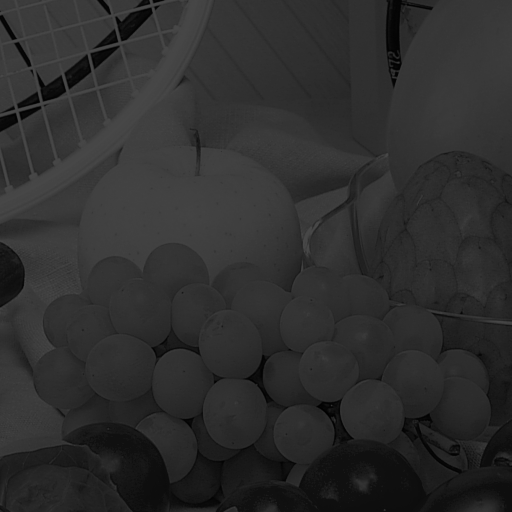
#> input picture Add Code Here/PYTHON/Histogram Equalization/darkImage.png, 512 x 512 px
$ jupyter execute --allow-errors 'Lab 4.ipynb'
#> lines starting #> are read from the running program, lines starting #| are printed output that depends on the picture
[cell 1]
import cv2
import numpy as np
import matplotlib.pyplot as plt

img = cv2.imread('darkImage.png', 0)
#> img is the input picture: shape (512, 512); min 0, max 71, mean 45.7

hist1 = cv2.calcHist([img], [0], None, [256], [0,256])
#> hist1 = 256 values, max 14098 at index 47, min 0 at index 72, mean 1024

# Create new histogram after equalizer

equalizedImage1 = cv2.equalizeHist(img);
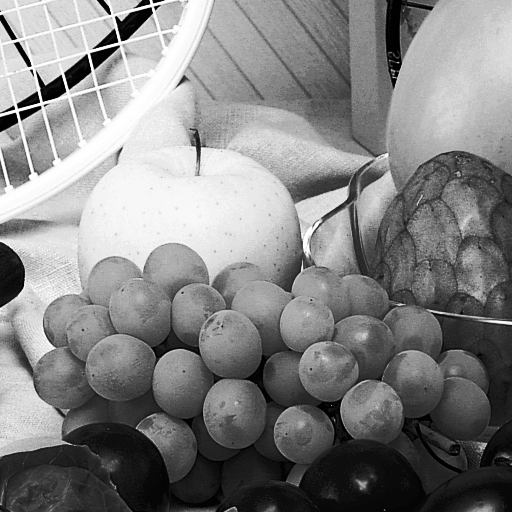
#> equalizedImage1: shape (512, 512); min 0, max 255, mean 130.7

equalizedHist1 = cv2.calcHist([equalizedImage1], [0], None, [256], [0, 256])
#> equalizedHist1 = 256 values, max 14098 at index 131, min 0 at index 6, mean 1024

#plotting
plt.subplot(221), plt.plot(hist1)
plt.subplot(222), plt.plot(equalizedHist1)
plt.subplot(223), plt.imshow(cv2.cvtColor(img, cv2.COLOR_BGR2RGB))
plt.subplot(224), plt.imshow(cv2.cvtColor(equalizedImage1, cv2.COLOR_BGR2RGB))

plt.show()
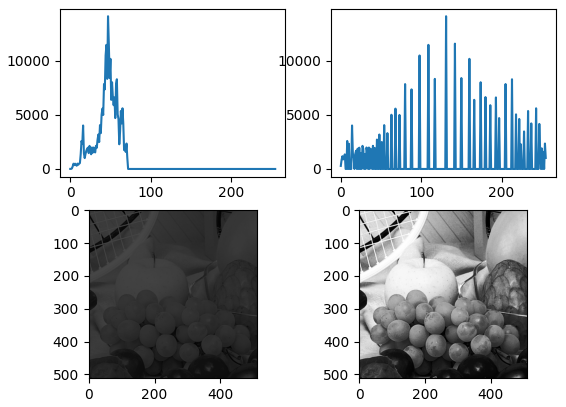
#> figure drawn by matplotlib, 4 panels; panel 1: curve peaks at x = 47, y = 14098; panel 2: curve peaks at x = 131, y = 14098

# Showing image one image
result = np.hstack((img,equalizedImage1))
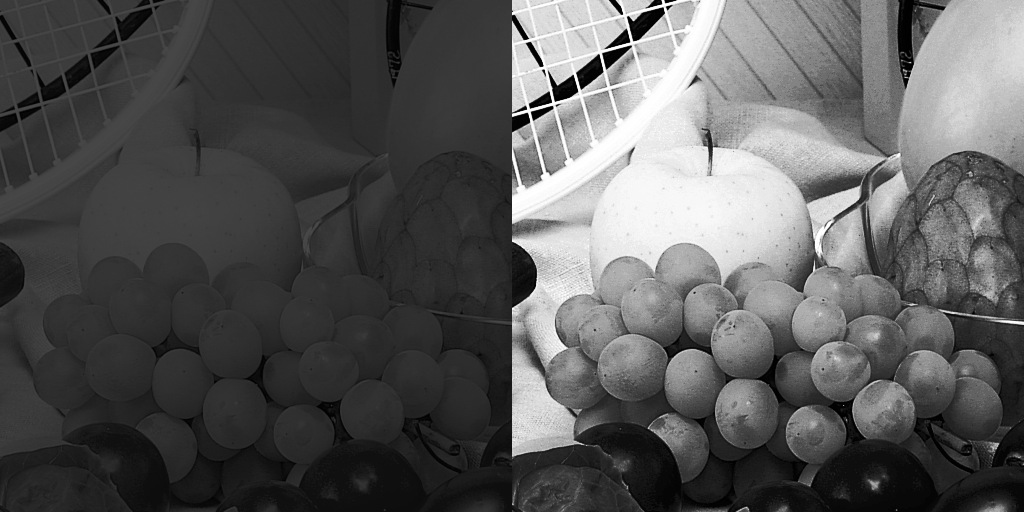
#> result: shape (512, 1024); min 0, max 255, mean 88.2
cv2.imshow('result', result)

cv2.waitKey(0)

[cell 2]
import cv2
import numpy as np
import matplotlib.pyplot as plt

imgB = cv2.imread('brightImage.png', 0)

hist1 = cv2.calcHist([img], [0], None, [256], [0,256])

# Create new histogram after equalizer

equalizedImage1 = cv2.equalizeHist(imgB);

equalizedHist1 = cv2.calcHist([equalizedImage1], [0], None, [256], [0, 256])
#> equalizedHist1 = 256 values from 0 to 0

#plotting
plt.subplot(221), plt.plot(hist1)
plt.subplot(222), plt.plot(equalizedHist1)
#> (the rest of this cell did not finish here and is left out)

[cell 3]
import cv2
import numpy as np
import matplotlib.pyplot as plt

img = cv2.imread('darkImage.png', 0)
imgB = cv2.imread('brightImage.png', 0)

hist1 = cv2.calcHist([img], [0], None, [256], [0,256])
hist2 = cv2.calcHist([imgB], [0], None, [256], [0,256])
#> hist2 = 256 values from 0 to 0

# Create new histogram after equalizer

equalizedImage1 = cv2.equalizeHist(img);
equalizedImageB = cv2.equalizeHist(imgB);

equalizedHist1 = cv2.calcHist([equalizedImage1], [0], None, [256], [0, 256])
#> equalizedHist1 = 256 values, max 14098 at index 131, min 0 at index 6, mean 1024
equalizedHist2 = cv2.calcHist([equalizedImageB], [0], None, [256], [0, 256])
#> equalizedHist2 = 256 values from 0 to 0

#plotting
plt.subplot(221), plt.plot(hist1)
plt.subplot(222), plt.plot(hist2)
plt.subplot(223), plt.plot(equalizedHist1)
plt.subplot(224), plt.plot(equalizedHist2)

plt.show()
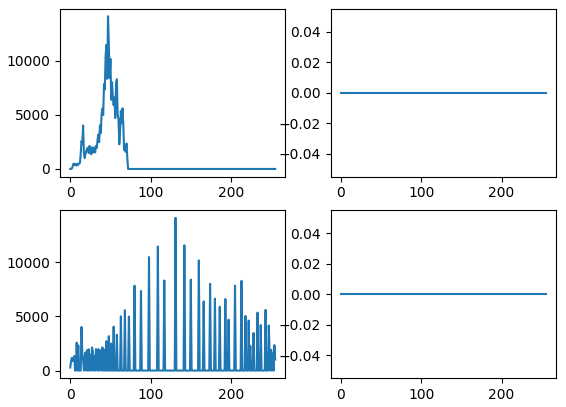
#> figure drawn by matplotlib, 4 panels; panel 1: curve peaks at x = 47, y = 14098; panel 3: curve peaks at x = 131, y = 14098
